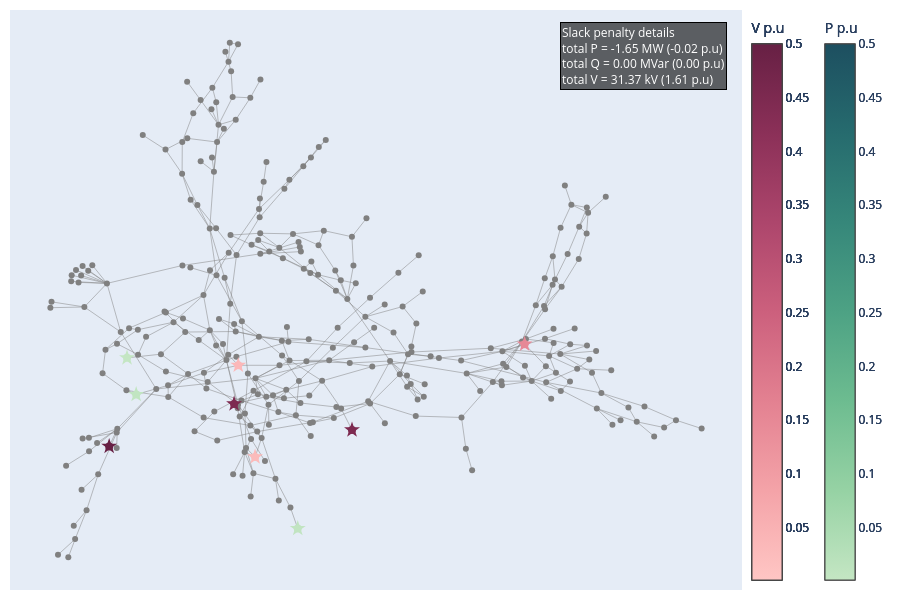

Write notebook code for a chart like this one.
### Code cell
# slack_info 
pertubation1 = "3"
data_correction4 = pd.read_csv(
    network_name +"_" + pertubation1 + ".csv",
    sep=";",
    engine="python",
    index_col=False,
   # on_bad_lines="skip",
)
# network = pn.load('./Outputs/' + network_name+"-corrected-"+pertubation1 + extension_in)
new_row = pd.read_csv(network_name+"_"+pertubation1+"_optim_info.csv", sep=";", engine="python", index_col=False)
optim_info = pd.concat([optim_info, new_row], ignore_index=True)
data_grouped_4 = data_correction4.groupby('busId')[['type','slackValue_pu','slackValue','gen','controlevoltage','transfo','shunt','load','info']].agg(unique_list)
data_grouped_4['Total_slack_abs'] = data_grouped_4['slackValue_pu'].apply(lambda x: builtins.sum(abs(slack) for slack in x) if isinstance(x, list) else abs(x))
G_4, dist, pos = network_construction(edges, data_grouped_4)
clusters = slack_subgraph(G_4, data_grouped_4)
data_grouped_4 = cluster_subgraph(G_4, clusters, data_grouped_4, dist)
fig = plot_slack_cluster(G_4, pos, clusters,data_grouped_4,data, col_centroid='centroid')
fig.show()

### Figure 1 — Plotly figure (JSON) as saved in the notebook; plotly's stock layout.template omitted (floating-point values rounded to 4 significant figures; data arrays with more than 128 entries replaced by an {"elided": "..."} marker saying what was removed)
{"data": [{"hovertemplate": "%{text}<extra></extra>", "line": {"color": "grey", "width": 0.5}, "mode": "lines", "name": "edges", "text": {"elided": "818 str values"}, "type": "scatter", "x": {"elided": "1227 float values"}, "y": {"elided": "1227 float values"}}, {"hovertemplate": "%{text}<extra></extra>", "marker": {"color": "gray", "size": 6}, "mode": "markers", "name": "All nodes", "text": {"elided": "291 str values"}, "type": "scatter", "x": {"elided": "291 float values"}, "y": {"elided": "291 float values"}}, {"hovertemplate": "%{text}<extra></extra>", "marker": {"cmax": 0.5, "cmin": 0.001426, "color": "rgb(251, 187, 187)", "colorbar": {"title": {"text": "V p.u"}, "x": 1}, "colorscale": [[0, "rgb(255, 198, 196)"], [0.1667, "rgb(244, 163, 168)"], [0.3333, "rgb(227, 129, 145)"], [0.5, "rgb(204, 96, 125)"], [0.6667, "rgb(173, 70, 108)"], [0.8333, "rgb(139, 48, 88)"], [1, "rgb(103, 32, 68)"]], "size": 12, "symbol": "star"}, "mode": "markers", "name": "Centroids", "text": ["Centroid: VL76_0<br>Gen: ['B76-G']<br>Controle voltage type: GENERATOR<br>Controle voltage location: [VL76_0]<br>Controle voltage status: MAIN<br>Transfo: [nan]<br>Shunt: [nan]<br>Load: ['VL76_0_load']<br>number of nodes: 1<br><br>Total P = 0.0000 MW (0.00 p.u)<br>Total Q = 0.00 MVar (0.00 p.u)<br>Total V = 3.24 kV (0.0282 p.u)"], "type": "scatter", "x": [-0.1417], "y": [-0.4594]}, {"line": {"color": "rgb(251, 187, 187)", "width": 1}, "mode": "lines", "type": "scatter", "x": [], "y": []}, {"hovertemplate": "%{text}<extra></extra>", "marker": {"color": "rgb(251, 187, 187)", "size": 8, "symbol": "circle"}, "mode": "markers", "text": ["VL76_0<br>slack: [0.028193] p.u <br>type: ['V']"], "type": "scatter", "x": [-0.1417], "y": [-0.4594]}, {"hovertemplate": "%{text}<extra></extra>", "marker": {"cmax": 0.5, "cmin": 0.001426, "color": "rgb(193, 228, 193)", "colorbar": {"title": {"text": "P p.u"}, "x": 1.1}, "colorscale": [[0, "rgb(196, 230, 195)"], [0.1667, "rgb(150, 210, 164)"], [0.3333, "rgb(109, 188, 144)"], [0.5, "rgb(77, 162, 132)"], [0.6667, "rgb(54, 135, 122)"], [0.8333, "rgb(38, 107, 110)"], [1, "rgb(29, 79, 96)"]], "size": 12, "symbol": "star"}, "mode": "markers", "name": "Centroids", "text": ["Centroid: VL528_0<br>Gen: [nan]<br>Controle voltage type: N/A<br>Controle voltage location: N/A<br>Controle voltage status: N/A<br>Transfo: [nan]<br>Shunt: [nan]<br>Load: ['VL528_0_load']<br>number of nodes: 1<br><br>Total P = -0.7740 MW (-0.01 p.u)<br>Total Q = 0.00 MVar (0.00 p.u)<br>Total V = 0.00 kV (0.0000 p.u)"], "type": "scatter", "x": [-0.04257], "y": [-0.7114]}, {"line": {"color": "rgb(193, 228, 193)", "width": 1}, "mode": "lines", "type": "scatter", "x": [], "y": []}, {"hovertemplate": "%{text}<extra></extra>", "marker": {"color": "rgb(193, 228, 193)", "size": 8, "symbol": "circle"}, "mode": "markers", "text": ["VL528_0<br>slack: [-0.00774] p.u <br>type: ['P']"], "type": "scatter", "x": [-0.04257], "y": [-0.7114]}, {"hovertemplate": "%{text}<extra></extra>", "marker": {"cmax": 0.5, "cmin": 0.001426, "color": "rgb(251, 184, 185)", "colorbar": {"title": {"text": "V p.u"}, "x": 1}, "colorscale": [[0, "rgb(255, 198, 196)"], [0.1667, "rgb(244, 163, 168)"], [0.3333, "rgb(227, 129, 145)"], [0.5, "rgb(204, 96, 125)"], [0.6667, "rgb(173, 70, 108)"], [0.8333, "rgb(139, 48, 88)"], [1, "rgb(103, 32, 68)"]], "size": 12, "symbol": "star"}, "mode": "markers", "name": "Centroids", "text": ["Centroid: VL92_0<br>Gen: ['B92-G']<br>Controle voltage type: GENERATOR<br>Controle voltage location: [VL92_0]<br>Controle voltage status: MAIN<br>Transfo: [nan]<br>Shunt: [nan]<br>Load: ['VL92_0_load']<br>number of nodes: 1<br><br>Total P = 0.0000 MW (0.00 p.u)<br>Total Q = 0.00 MVar (0.00 p.u)<br>Total V = 3.95 kV (0.0343 p.u)"], "type": "scatter", "x": [-0.1807], "y": [-0.1364]}, {"line": {"color": "rgb(251, 184, 185)", "width": 1}, "mode": "lines", "type": "scatter", "x": [], "y": []}, {"hovertemplate": "%{text}<extra></extra>", "marker": {"color": "rgb(251, 184, 185)", "size": 8, "symbol": "circle"}, "mode": "markers", "text": ["VL92_0<br>slack: [0.03431] p.u <br>type: ['V']"], "type": "scatter", "x": [-0.1807], "y": [-0.1364]}, {"hovertemplate": "%{text}<extra></extra>", "marker": {"cmax": 0.5, "cmin": 0.001426, "color": "rgb(196, 230, 195)", "colorbar": {"title": {"text": "P p.u"}, "x": 1.1}, "colorscale": [[0, "rgb(196, 230, 195)"], [0.1667, "rgb(150, 210, 164)"], [0.3333, "rgb(109, 188, 144)"], [0.5, "rgb(77, 162, 132)"], [0.6667, "rgb(54, 135, 122)"], [0.8333, "rgb(38, 107, 110)"], [1, "rgb(29, 79, 96)"]], "size": 12, "symbol": "star"}, "mode": "markers", "name": "Centroids", "text": ["Centroid: VL324_0<br>Gen: [nan]<br>Controle voltage type: N/A<br>Controle voltage location: N/A<br>Controle voltage status: N/A<br>Transfo: [nan]<br>Shunt: [nan]<br>Load: ['VL324_0_load']<br>number of nodes: 1<br><br>Total P = -0.1426 MW (-0.00 p.u)<br>Total Q = 0.00 MVar (0.00 p.u)<br>Total V = 0.00 kV (0.0000 p.u)"], "type": "scatter", "x": [-0.4391], "y": [-0.1103]}, {"line": {"color": "rgb(196, 230, 195)", "width": 1}, "mode": "lines", "type": "scatter", "x": [], "y": []}, {"hovertemplate": "%{text}<extra></extra>", "marker": {"color": "rgb(196, 230, 195)", "size": 8, "symbol": "circle"}, "mode": "markers", "text": ["VL324_0<br>slack: [-0.001426] p.u <br>type: ['P']"], "type": "scatter", "x": [-0.4391], "y": [-0.1103]}, {"hovertemplate": "%{text}<extra></extra>", "marker": {"cmax": 0.5, "cmin": 0.001426, "color": "rgb(193, 229, 193)", "colorbar": {"title": {"text": "P p.u"}, "x": 1.1}, "colorscale": [[0, "rgb(196, 230, 195)"], [0.1667, "rgb(150, 210, 164)"], [0.3333, "rgb(109, 188, 144)"], [0.5, "rgb(77, 162, 132)"], [0.6667, "rgb(54, 135, 122)"], [0.8333, "rgb(38, 107, 110)"], [1, "rgb(29, 79, 96)"]], "size": 12, "symbol": "star"}, "mode": "markers", "name": "Centroids", "text": ["Centroid: VL112_0<br>Gen: [nan]<br>Controle voltage type: N/A<br>Controle voltage location: N/A<br>Controle voltage status: N/A<br>Transfo: [nan]<br>Shunt: [nan]<br>Load: ['VL112_0_load']<br>number of nodes: 1<br><br>Total P = -0.7333 MW (-0.01 p.u)<br>Total Q = 0.00 MVar (0.00 p.u)<br>Total V = 0.00 kV (0.0000 p.u)"], "type": "scatter", "x": [-0.4178], "y": [-0.2394]}, {"line": {"color": "rgb(193, 229, 193)", "width": 1}, "mode": "lines", "type": "scatter", "x": [], "y": []}, {"hovertemplate": "%{text}<extra></extra>", "marker": {"color": "rgb(193, 229, 193)", "size": 8, "symbol": "circle"}, "mode": "markers", "text": ["VL112_0<br>slack: [-0.007333] p.u <br>type: ['P']"], "type": "scatter", "x": [-0.4178], "y": [-0.2394]}, {"hovertemplate": "%{text}<extra></extra>", "marker": {"cmax": 0.5, "cmin": 0.001426, "color": "rgb(230, 136, 150)", "colorbar": {"title": {"text": "V p.u"}, "x": 1}, "colorscale": [[0, "rgb(255, 198, 196)"], [0.1667, "rgb(244, 163, 168)"], [0.3333, "rgb(227, 129, 145)"], [0.5, "rgb(204, 96, 125)"], [0.6667, "rgb(173, 70, 108)"], [0.8333, "rgb(139, 48, 88)"], [1, "rgb(103, 32, 68)"]], "size": 12, "symbol": "star"}, "mode": "markers", "name": "Centroids", "text": ["Centroid: VL7001_2<br>Gen: ['B7003-G']<br>Controle voltage type: GENERATOR<br>Controle voltage location: [VL7001_2]<br>Controle voltage status: MAIN<br>Transfo: [nan]<br>Shunt: [nan]<br>Load: [nan]<br>number of nodes: 1<br><br>Total P = 0.0000 MW (0.00 p.u)<br>Total Q = 0.00 MVar (0.00 p.u)<br>Total V = 2.08 kV (0.1507 p.u)"], "type": "scatter", "x": [0.4844], "y": [-0.06209]}, {"line": {"color": "rgb(230, 136, 150)", "width": 1}, "mode": "lines", "type": "scatter", "x": [], "y": []}, {"hovertemplate": "%{text}<extra></extra>", "marker": {"color": "rgb(230, 136, 150)", "size": 8, "symbol": "circle"}, "mode": "markers", "text": ["VL7001_2<br>slack: [0.150659] p.u <br>type: ['V']"], "type": "scatter", "x": [0.4844], "y": [-0.06209]}, {"hovertemplate": "%{text}<extra></extra>", "marker": {"cmax": 0.5, "cmin": 0.001426, "color": "rgb(125, 42, 80)", "colorbar": {"title": {"text": "V p.u"}, "x": 1}, "colorscale": [[0, "rgb(255, 198, 196)"], [0.1667, "rgb(244, 163, 168)"], [0.3333, "rgb(227, 129, 145)"], [0.5, "rgb(204, 96, 125)"], [0.6667, "rgb(173, 70, 108)"], [0.8333, "rgb(139, 48, 88)"], [1, "rgb(103, 32, 68)"]], "size": 12, "symbol": "star"}, "mode": "markers", "name": "Centroids", "text": ["Centroid: VL7039_0<br>Gen: ['B7039-G']<br>Controle voltage type: GENERATOR<br>Controle voltage location: [VL7039_0]<br>Controle voltage status: MAIN<br>Transfo: [nan]<br>Shunt: [nan]<br>Load: [nan]<br>number of nodes: 1<br><br>Total P = 0.0000 MW (0.00 p.u)<br>Total Q = 0.00 MVar (0.00 p.u)<br>Total V = 9.00 kV (0.4500 p.u)"], "type": "scatter", "x": [0.08345], "y": [-0.3643]}, {"line": {"color": "rgb(125, 42, 80)", "width": 1}, "mode": "lines", "type": "scatter", "x": [], "y": []}, {"hovertemplate": "%{text}<extra></extra>", "marker": {"color": "rgb(125, 42, 80)", "size": 8, "symbol": "circle"}, "mode": "markers", "text": ["VL7039_0<br>slack: [0.45] p.u <br>type: ['V']"], "type": "scatter", "x": [0.08345], "y": [-0.3643]}, {"hovertemplate": "%{text}<extra></extra>", "marker": {"cmax": 0.5, "cmin": 0.001426, "color": "rgb(125, 42, 80)", "colorbar": {"title": {"text": "V p.u"}, "x": 1}, "colorscale": [[0, "rgb(255, 198, 196)"], [0.1667, "rgb(244, 163, 168)"], [0.3333, "rgb(227, 129, 145)"], [0.5, "rgb(204, 96, 125)"], [0.6667, "rgb(173, 70, 108)"], [0.8333, "rgb(139, 48, 88)"], [1, "rgb(103, 32, 68)"]], "size": 12, "symbol": "star"}, "mode": "markers", "name": "Centroids", "text": ["Centroid: VL7049_0<br>Gen: ['B7049-G']<br>Controle voltage type: GENERATOR<br>Controle voltage location: [VL7049_0]<br>Controle voltage status: MAIN<br>Transfo: [nan]<br>Shunt: [nan]<br>Load: [nan]<br>number of nodes: 1<br><br>Total P = 0.0000 MW (0.00 p.u)<br>Total Q = 0.00 MVar (0.00 p.u)<br>Total V = 6.20 kV (0.4493 p.u)"], "type": "scatter", "x": [-0.1905], "y": [-0.2727]}, {"line": {"color": "rgb(125, 42, 80)", "width": 1}, "mode": "lines", "type": "scatter", "x": [], "y": []}, {"hovertemplate": "%{text}<extra></extra>", "marker": {"color": "rgb(125, 42, 80)", "size": 8, "symbol": "circle"}, "mode": "markers", "text": ["VL7049_0<br>slack: [0.4493] p.u <br>type: ['V']"], "type": "scatter", "x": [-0.1905], "y": [-0.2727]}, {"hovertemplate": "%{text}<extra></extra>", "marker": {"cmax": 0.5, "cmin": 0.001426, "color": "rgb(103, 32, 68)", "colorbar": {"title": {"text": "V p.u"}, "x": 1}, "colorscale": [[0, "rgb(255, 198, 196)"], [0.1667, "rgb(244, 163, 168)"], [0.3333, "rgb(227, 129, 145)"], [0.5, "rgb(204, 96, 125)"], [0.6667, "rgb(173, 70, 108)"], [0.8333, "rgb(139, 48, 88)"], [1, "rgb(103, 32, 68)"]], "size": 12, "symbol": "star"}, "mode": "markers", "name": "Centroids", "text": ["Centroid: VL9051_3<br>Gen: ['B9054-G']<br>Controle voltage type: GENERATOR<br>Controle voltage location: [VL9051_3]<br>Controle voltage status: MAIN<br>Transfo: [nan]<br>Shunt: [nan]<br>Load: [nan]<br>number of nodes: 1<br><br>Total P = 0.0000 MW (0.00 p.u)<br>Total Q = 0.00 MVar (0.00 p.u)<br>Total V = 6.90 kV (0.5000 p.u)"], "type": "scatter", "x": [-0.4806], "y": [-0.4221]}, {"line": {"color": "rgb(103, 32, 68)", "width": 1}, "mode": "lines", "type": "scatter", "x": [], "y": []}, {"hovertemplate": "%{text}<extra></extra>", "marker": {"color": "rgb(103, 32, 68)", "size": 8, "symbol": "circle"}, "mode": "markers", "text": ["VL9051_3<br>slack: [0.5] p.u <br>type: ['V']"], "type": "scatter", "x": [-0.4806], "y": [-0.4221]}], "layout": {"annotations": [{"align": "left", "bgcolor": "rgba(0,0,0,0.6)", "bordercolor": "black", "borderwidth": 1, "font": {"color": "white", "size": 12}, "showarrow": false, "text": "Slack penalty details <br>total P = -1.65 MW (-0.02 p.u)<br>total Q = 0.00 MVar (0.00 p.u)<br>total V = 31.37 kV (1.61 p.u)", "x": 0.98, "xref": "paper", "y": 0.98, "yref": "paper"}], "height": 600, "margin": {"b": 10, "l": 10, "r": 10, "t": 10}, "showlegend": false, "width": 900, "xaxis": {"visible": false}, "yaxis": {"visible": false}}}
